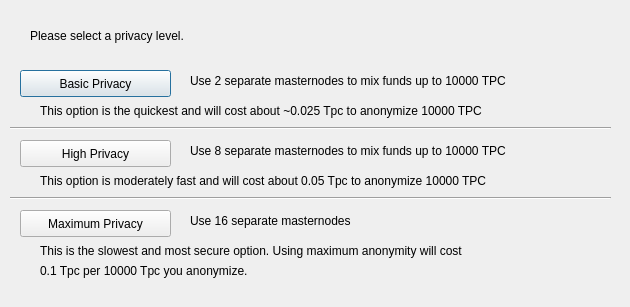
<?xml version="1.0" encoding="UTF-8"?>
<ui version="4.0">
 <class>ObfuscationConfig</class>
 <widget class="QDialog" name="ObfuscationConfig">
  <property name="geometry">
   <rect>
    <x>0</x>
    <y>0</y>
    <width>630</width>
    <height>307</height>
   </rect>
  </property>
  <property name="windowTitle">
   <string>Configure Obfuscation</string>
  </property>
  <widget class="QPushButton" name="buttonBasic">
   <property name="geometry">
    <rect>
     <x>20</x>
     <y>70</y>
     <width>151</width>
     <height>27</height>
    </rect>
   </property>
   <property name="text">
    <string>Basic Privacy</string>
   </property>
  </widget>
  <widget class="QPushButton" name="buttonHigh">
   <property name="geometry">
    <rect>
     <x>20</x>
     <y>140</y>
     <width>151</width>
     <height>27</height>
    </rect>
   </property>
   <property name="text">
    <string>High Privacy</string>
   </property>
  </widget>
  <widget class="QPushButton" name="buttonMax">
   <property name="geometry">
    <rect>
     <x>20</x>
     <y>210</y>
     <width>151</width>
     <height>27</height>
    </rect>
   </property>
   <property name="text">
    <string>Maximum Privacy</string>
   </property>
  </widget>
  <widget class="QLabel" name="label">
   <property name="geometry">
    <rect>
     <x>30</x>
     <y>20</y>
     <width>571</width>
     <height>31</height>
    </rect>
   </property>
   <property name="text">
    <string>Please select a privacy level.</string>
   </property>
  </widget>
  <widget class="QLabel" name="label_2">
   <property name="geometry">
    <rect>
     <x>190</x>
     <y>70</y>
     <width>421</width>
     <height>21</height>
    </rect>
   </property>
   <property name="text">
    <string>Use 2 separate masternodes to mix funds up to 10000 TPC</string>
   </property>
  </widget>
  <widget class="QLabel" name="label_3">
   <property name="geometry">
    <rect>
     <x>190</x>
     <y>140</y>
     <width>411</width>
     <height>21</height>
    </rect>
   </property>
   <property name="text">
    <string>Use 8 separate masternodes to mix funds up to 10000 TPC</string>
   </property>
  </widget>
  <widget class="QLabel" name="label_4">
   <property name="geometry">
    <rect>
     <x>190</x>
     <y>210</y>
     <width>421</width>
     <height>21</height>
    </rect>
   </property>
   <property name="text">
    <string>Use 16 separate masternodes</string>
   </property>
  </widget>
  <widget class="QLabel" name="label_6">
   <property name="geometry">
    <rect>
     <x>40</x>
     <y>100</y>
     <width>561</width>
     <height>21</height>
    </rect>
   </property>
   <property name="text">
    <string>This option is the quickest and will cost about ~0.025 Tpc to anonymize 10000 TPC</string>
   </property>
  </widget>
  <widget class="QLabel" name="label_7">
   <property name="geometry">
    <rect>
     <x>40</x>
     <y>170</y>
     <width>561</width>
     <height>21</height>
    </rect>
   </property>
   <property name="text">
    <string>This option is moderately fast and will cost about 0.05 Tpc to anonymize 10000 TPC</string>
   </property>
  </widget>
  <widget class="QLabel" name="label_8">
   <property name="geometry">
    <rect>
     <x>40</x>
     <y>240</y>
     <width>561</width>
     <height>21</height>
    </rect>
   </property>
   <property name="text">
    <string>This is the slowest and most secure option. Using maximum anonymity will cost</string>
   </property>
  </widget>
  <widget class="QLabel" name="label_9">
   <property name="geometry">
    <rect>
     <x>40</x>
     <y>260</y>
     <width>561</width>
     <height>21</height>
    </rect>
   </property>
   <property name="text">
    <string>0.1 Tpc per 10000 Tpc you anonymize.</string>
   </property>
  </widget>
  <widget class="Line" name="line">
   <property name="geometry">
    <rect>
     <x>10</x>
     <y>120</y>
     <width>601</width>
     <height>16</height>
    </rect>
   </property>
   <property name="orientation">
    <enum>Qt::Horizontal</enum>
   </property>
  </widget>
  <widget class="Line" name="line_2">
   <property name="geometry">
    <rect>
     <x>10</x>
     <y>190</y>
     <width>601</width>
     <height>16</height>
    </rect>
   </property>
   <property name="orientation">
    <enum>Qt::Horizontal</enum>
   </property>
  </widget>
 </widget>
 <resources/>
 <connections/>
</ui>
